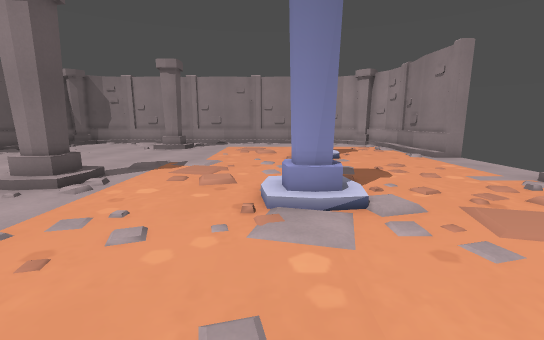
view 1 (above)

12 first-person views from a walk through a 3-D level made in the Godot game engine. The camera is 1.2 m above the floor, tilts 10° down and sees 90° across. The floor is counted in squares, 1 m on a side. Each view is taken from the middle of a square. On the plan, view 1 faces up. The plan holds only what a view shows up to about 13 squares ahead; the rest is blank.

view 2
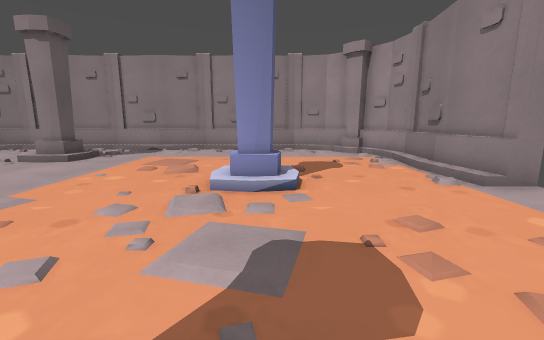

view 3
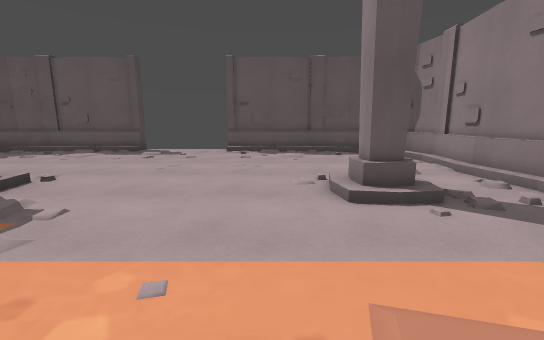

view 4
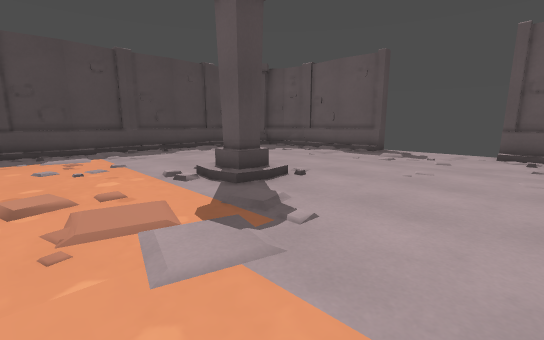

view 5
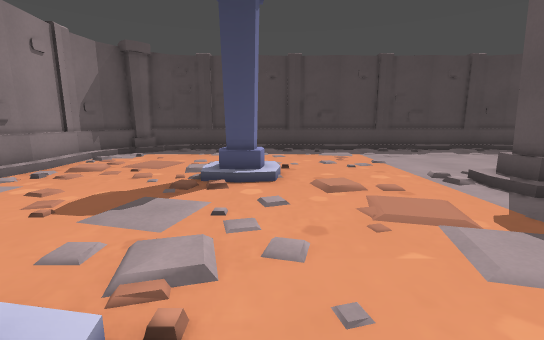

view 6
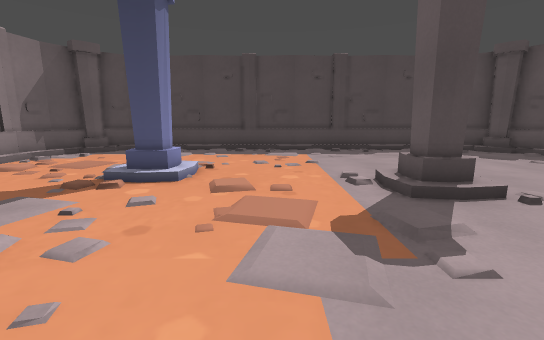

view 7
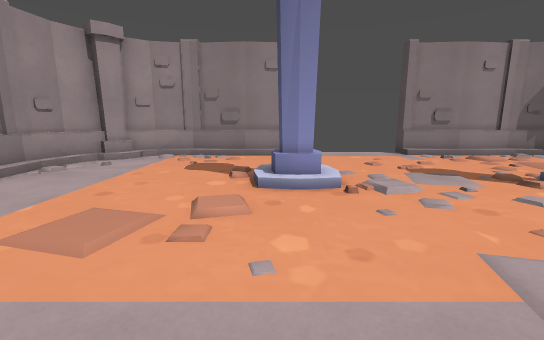

view 8
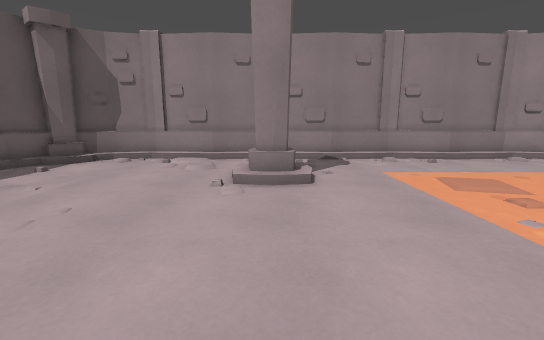

view 9
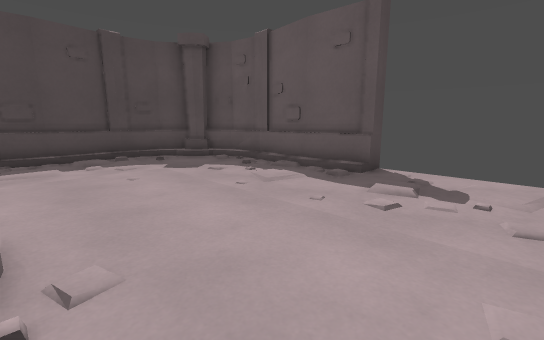

view 10
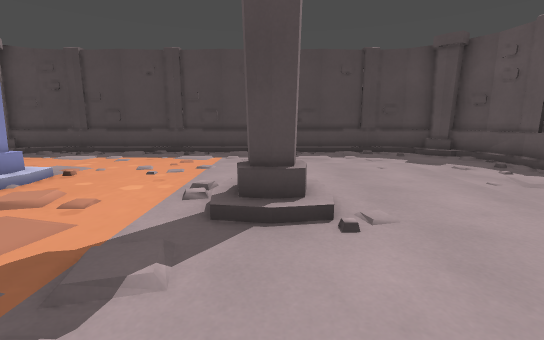

view 11
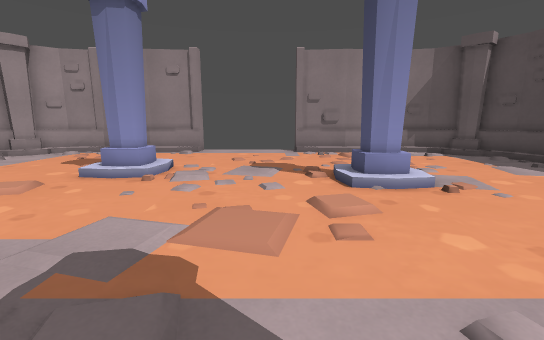

view 12
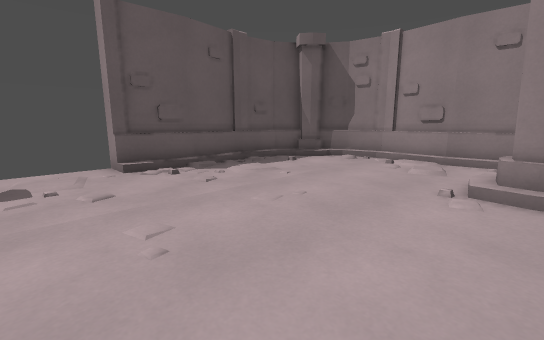

### Floor plan
Key: @ floor where view 1 was taken; # wall or solid block; x gap in a wall; . floor; / step, stairs or slope.
Columns run from 13 left of view 1 to 7 right of it. Each row starts with its distance up from view 1.
 18    ###############
 17  ###/////////////###
 16  #//............../#
 15 ##.....///......../##
 14 #/...../#/........./#
 13 #/....../........../#
 12 #/................./#
 11 #/............//.../#
 10 x/............//.../#
  9  ...................
  8  ...................
  7  ......//...........
  6 x/...../#........../x
  5 #/......//.../#..../#
  4 #/...........//..../#
  3 #/................./#
  2 #/................./#
  1 ##/................##
  0  #/..........@...//#
 -1  ###/////////////###
 -2    ###############

Positions as (right, up) in squares from view 1, and headings:
1: (0, 0), facing up
2: (2, 5), facing up
3: (0, 12), facing left
4: (-1, 11), facing down-left
5: (0, 11), facing down
6: (-2, 11), facing down
7: (-4, 11), facing right
8: (-5, 8), facing up
9: (-6, 9), facing down-left
10: (-5, 10), facing down
11: (-5, 7), facing right
12: (-5, 8), facing up-left
